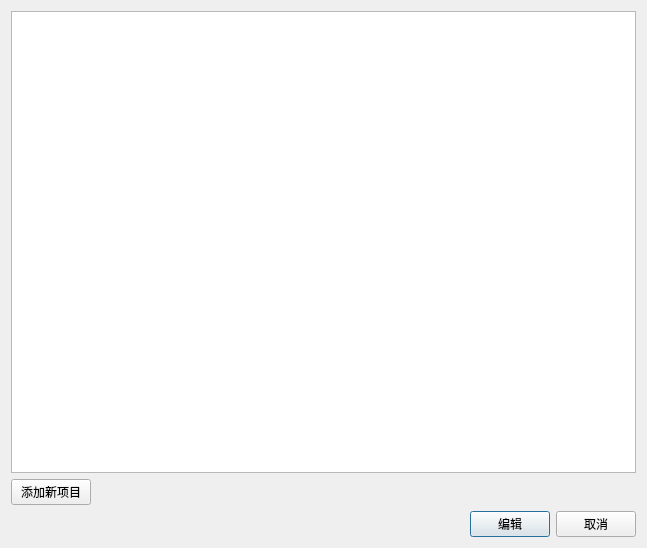
<?xml version="1.0" encoding="UTF-8"?>
<ui version="4.0">
 <class>DialogProductEdit</class>
 <widget class="QDialog" name="DialogProductEdit">
  <property name="geometry">
   <rect>
    <x>0</x>
    <y>0</y>
    <width>647</width>
    <height>548</height>
   </rect>
  </property>
  <property name="contextMenuPolicy">
   <enum>Qt::NoContextMenu</enum>
  </property>
  <property name="windowTitle">
   <string>项目设置</string>
  </property>
  <layout class="QVBoxLayout" name="verticalLayout_2">
   <item>
    <layout class="QVBoxLayout" name="verticalLayout">
     <item>
      <widget class="QTableView" name="tableView"/>
     </item>
     <item>
      <layout class="QHBoxLayout" name="horizontalLayout_2">
       <item>
        <widget class="QPushButton" name="pushButtonAddNew">
         <property name="text">
          <string>添加新项目</string>
         </property>
         <property name="autoDefault">
          <bool>false</bool>
         </property>
        </widget>
       </item>
       <item>
        <spacer name="horizontalSpacer_2">
         <property name="orientation">
          <enum>Qt::Horizontal</enum>
         </property>
         <property name="sizeHint" stdset="0">
          <size>
           <width>40</width>
           <height>20</height>
          </size>
         </property>
        </spacer>
       </item>
      </layout>
     </item>
     <item>
      <layout class="QHBoxLayout" name="horizontalLayout">
       <item>
        <spacer name="horizontalSpacer">
         <property name="orientation">
          <enum>Qt::Horizontal</enum>
         </property>
         <property name="sizeHint" stdset="0">
          <size>
           <width>40</width>
           <height>20</height>
          </size>
         </property>
        </spacer>
       </item>
       <item>
        <widget class="QPushButton" name="pushButtonEdit">
         <property name="text">
          <string>编辑</string>
         </property>
        </widget>
       </item>
       <item>
        <widget class="QPushButton" name="pushButtonCancel">
         <property name="text">
          <string>取消</string>
         </property>
         <property name="autoDefault">
          <bool>true</bool>
         </property>
        </widget>
       </item>
      </layout>
     </item>
    </layout>
   </item>
  </layout>
 </widget>
 <resources/>
 <connections/>
</ui>
